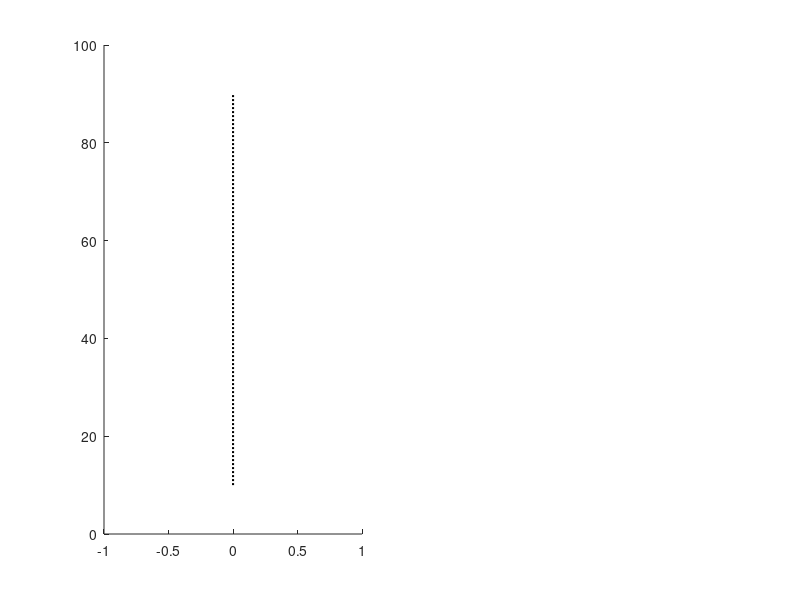

Reproduce this figure in MATLAB. (Note: this script raises an error after producing the figure.)
%%
% Compares continuous L/R discrimination during the delay period,
% calcluated on short/medium/long delay trials independently
%% %%%%%% PREAMBLE %%%%%%

clear
Delays_ = {'Short','Medium','Long'};
Delays__ = {'4s','8s','16s'};

Target = 'LONG';

tlimsAll = [-5 5];
tlimsShort=[-5 6];
tlimsMedium=[-5 10];
tlimsLong=[-5 20];

shift = 0;
plotOnline = false;
bw=0.05;
Nbs = 500;

tbShort=tlimsShort(1):bw:tlimsShort(2);
tbMedium=tlimsMedium(1):bw:tlimsMedium(2);
tbLong=tlimsLong(1):bw:tlimsLong(2);
tbAll = tlimsAll(1):bw:tlimsAll(2);%0:bw:2*sum(abs(tlimsAll));

clear Av
warning ('off')
if ispc
    pat = 'C:\Analysis\AssemblyAnalysis\raw\';
elseif ismac
    pat = '/Volumes/HDD2/DNMTP/raw/';
else
    path(path,'/panfs/panasas01/phph/ad15419/MATLAB')
    home = getenv('HOME');
    cd ([home '/MATLAB/MichalDataAna'])
    pat = [home '/raw/'];
end

fileList = dir([pat 'allTimestamps' filesep '*' Target '*.mat']);

fileListAss = fileList;

% reject_list={'MiroslawLONG1_Events.mat', 'NorbertLONG2_Events.mat', 'OnufryLONG1_Events.mat' , 'OnufryLONG2_Events.mat' }; %'ALL_events.mat'
reject_list={'MiroslawLONG1_Events.mat','IreneuszLONG1_Events.mat'}; %'ALL_events.mat'
name_flag=zeros(numel(fileList),1);
for idx=1:numel(fileList)
    fnames_{idx,1}=fileList(idx).name;
    name_flag(idx,1)= logical(sum(ismember(reject_list,fileList(idx).name))); %AD inverted logical flag for testing
end
try
    fileListAss(find(name_flag))=[];% fnames_(name_flag)=[];
    fileList(find(name_flag))=[];% fnames_(name_flag)=[];
end
clear  reject_list idx fnames_ name_flag

normaliseFscores = false;
UnitSelection = 'pairs'; %{'pairs','groups'}
groupSize = 8;
normWin = [-5 -3];
Areas = {'PFC','HP','Joint'};
color_={'b','r','g'};

AssemblyChoice = 2;
% 1 - lever press cutouts
% 2 - trial cutouts (cue to reward inclusive)
% 3 - continuous time
switch AssemblyChoice
    case 1
        pat2 = [pat 'KDE_bins' filesep Target filesep];
    case 2
        pat2 = [pat 'KDE_binsTaskonly' filesep 'LONGTaskonly' filesep];
    case 3
        pat2 = 'C:\Analysis\AssemblyAnalysis\Sleep\Task\';
end
mkdir([pat 'MixedSelectivity'])

MemberClasses ={'NonMembers','LocalMembers','JointMembers'};
MemberClasses_ ={'Non-members','Local Assembly Members','Inter-area Assembly Members'};
col_ ={[0.6 0.6 0.6],[0.9 0.6 0],[0.6 0 0.6]};
%% Batch process units
for iFile =1:length(fileList)
    fname=strtok(fileList(iFile).name,'_');
    
    load(sprintf('%sallTimestamps%s%s_Events.mat',pat,filesep,fname));
    load(sprintf('%s%s%s.mat',pat,filesep,fname));
    nu = [length(PFCcells),length(HPcells)];nu(3)= sum(nu);
    
    for iArea = 1:length(Areas)
        %% Get the files
        fprintf('Analysing run %d/%d %s (%s)...\n',iFile,length(fileList),fname,Areas{iArea})
        if iArea < 3
            % load(sprintf('%sKDE_bins%s%s_%s_iFR50.mat',pat,filesep,fname,Areas{iArea}));
            load(sprintf('%sKDE_binsTaskonly%s%s_%s_iFR50_behavOnly.mat',pat,filesep, fname,Areas{iArea}));
            iFR_ = iFR;
        else
            U_{1} = load(sprintf('%sKDE_binsTaskonly%s%s_%s_iFR50_behavOnly.mat',pat,filesep, fname,Areas{1}));
            U_{2} = load(sprintf('%sKDE_binsTaskonly%s%s_%s_iFR50_behavOnly.mat',pat,filesep, fname,Areas{2}));
            iFR_ = [U_{1}.iFR,U_{2}.iFR];
            Tmtx = U_{1}.Tmtx;
            clear U_
        end
       
        % iFR_ = zscore(iFR_);
        %% Delay period decoding for units
        for iDelay =1:length(Delays_)
            
            eval(sprintf('LeftTrials = [t.%s.SamplePress_LeftCorrect];',Delays_{iDelay}));
            eval(sprintf('RightTrials = [t.%s.SamplePress_RightCorrect];',Delays_{iDelay}));
            eval(sprintf('LeftTrialsE = [t.%s.SamplePress_LeftError''];',Delays_{iDelay}));
            eval(sprintf('RightTrialsE = [t.%s.SamplePress_RightError''];',Delays_{iDelay}));
            eval(sprintf('tlims_X = tlims%s;',Delays_{iDelay}));
            length_ = sum(abs(tlims_X))/bw;
            eval(sprintf('tb_ = tb%s;',Delays_{iDelay}))
            
            Ltrials = [];nL = 0;
            for iTrial =1:size(LeftTrials,1)
                try
                    tlims_  = LeftTrials(iTrial,1)/1e6+tlims_X(1);
                    tlims_  = closest(Tmtx,tlims_);
                    tlims_  = [tlims_(1):(tlims_(1)+length(tb_)-1)];
                    Ltrials = [Ltrials;iFR_(tlims_,:)];
                    nL=nL+1;
                end
            end
            Rtrials = [];nR = 0;
            for iTrial =1:size(RightTrials,1)
                try
                    tlims_  = RightTrials(iTrial,1)/1e6+tlims_X(1) + shift;
                    tlims_  = closest(Tmtx,tlims_);
                    tlims_  = [tlims_(1):(tlims_(1)+length(tb_)-1)];
                    Rtrials = [Rtrials;iFR_(tlims_,:)];
                    nR=nR+1;
                end
            end
            LtrialsE = [];nLe = 0;
            for iTrial =1:size(LeftTrialsE,1)
                try
                    tlims_  = LeftTrialsE(iTrial,1)/1e6+tlims_X(1) + shift;
                    tlims_ = closest(Tmtx,tlims_);
                    tlims_  = [tlims_(1):(tlims_(1)+length(tb_)-1)];
                    LtrialsE = [LtrialsE;iFR_(tlims_,:)];
                    nLe=nLe+1;
                end
            end
            RtrialsE = [];nRe = 0;
            for iTrial =1:size(RightTrialsE,1)
                try
                    tlims_  = RightTrialsE(iTrial,1)/1e6+tlims_X(1) + shift;
                    tlims_ = closest(Tmtx,tlims_);
                    tlims_  = [tlims_(1):(tlims_(1)+length(tb_)-1)];
                    RtrialsE = [RtrialsE;iFR_(tlims_,:)];
                    nRe=nRe+1;
                end
            end
            
            %%%% Cross-validation error decoder (correct trials)
            if nL>2 && nR>2
                fprintf('File [%d/%d], %s Units, %s delay: Decoding correct trials...\n',iFile,length(fileList),Areas{iArea},Delays_{iDelay})
                FR = [Ltrials;Rtrials];
                evt0 = [ones(nL,1);2*ones(nR,1)];
                Ltr = length(tb_);
                switch UnitSelection
                    case 'groups' % decode from drawn groupings of units
                        %if size(Ltrials,2)==min(nu), nrep=1; else nrep=10; end
                        nrep=10;
                        CVE = cell(nrep,1);
                        parfor i=1:nrep
                            if iArea<3
                                rs{i} = randsample(size(Ltrials,2),groupSize);
                            else
                                 rs{i} = [randsample(nu(1),floor(groupSize/2));...
                                          randsample(nu(2),ceil(groupSize/2))+nu(1)];
                            end
                            CVE{i,1} = DecodeCVE(FR(:,rs{i}),evt0,0.05);
                        end
                        
                    case 'pairs' % Average decoding across all pairs of units
                        CVE = cell(nu(iArea),nu(iArea));
                        fprintf('Decoding pair: ')
                        if iArea<3
                            for i =1:nu(iArea)
                                fprintf('%d,',i)
                                parfor j =i+1:nu(iArea)
                                    CVE{i,j} = DecodeCVE(FR(:,[i,j]),evt0,0.05);
                                end
                            end
                        else
                            for i =1:nu(1)
                                fprintf('%d,',i)
                                parfor j = nu(1)+1:nu(3)
                                    CVE{i,j} = DecodeCVE(FR(:,[i,j]),evt0,0.05);
                                end
                            end
                        end
                        fprintf('\n,',i)
                end
                D_.CVE_raw = CVE;
                D_.CVE = nanmean(cell2mat(CVE(:)),1);
                D_.CVE_SEM = nansem(cell2mat(CVE(:)),1);
                clear CVE
                %hold on; plot(1-D_.CVE+D_.CVE_SEM);plot(1-D_.CVE-D_.CVE_SEM);
                clear  evt0 FR cve0 b k cve0 i CVEbs cves nrep tr
            end
            if exist('D_')
                eval(sprintf('D.%s.DelaySpan =  D_;',Delays_{iDelay}))
            end
            clear D_
            
            %%%% Cross-validation error decoder (error trials)
            if nLe>2 && nRe>2 && nL>2 && nR>2
                fprintf('File [%d/%d], %s Units, %s delay: Decoding error trials...\n',iFile,length(fileList),Areas{iArea},Delays_{iDelay})
                FR = [Ltrials;Rtrials;LtrialsE;RtrialsE];
                evt0 = [ones(nL,1);2*ones(nR,1);10*ones(nLe,1);20*ones(nRe,1)];
                Ltr = length(tb_);
                switch UnitSelection
                    case 'groups' % decode from drawn groupings of units
                        fprintf('File [%d/%d], %s Units, %s delay: Decoding error trials...\n',iFile,length(fileList),Areas{iArea},Delays_{iDelay})

                        %if size(Ltrials,2)==min(nu), nrep=1; else nrep=10; end
                        nrep=10;
                        FR = [LtrialsE;RtrialsE];
                        evt0 = [ones(nLe,1);2*ones(nRe,1)];
                        CVE = cell(nrep,1);
                        parfor i=1:nrep
                            CVE{i,1} = DecodeCVE(FR(:,rs{i}),evt0,0.05);
                        end
                        
                        FR = [Ltrials;Rtrials;LtrialsE;RtrialsE];
                        evt0 = [ones(nL,1);2*ones(nR,1);10*ones(nLe,1);20*ones(nRe,1)];
                        PredErr = cell(nrep,1);
                        parfor i=1:nrep
                            PredErr{i,1} = DecodePredErr(FR(:,rs{i}),evt0,0.05);
                        end
                        
                    case 'pairs' % Average decoding across all pairs of units
                        % CVE on error trials 
                        FR = [LtrialsE;RtrialsE];
                        evt0 = [ones(nLe,1);2*ones(nRe,1)];
                        CVE = cell(nu(iArea),nu(iArea));
                        fprintf('Decoding pair: ')
                        if iArea<3
                            for i =1:nu(iArea)
                                fprintf('%d,',i)
                                parfor j =i+1:nu(iArea)
                                    CVE{i,j} = DecodeCVE(FR(:,[i,j]),evt0,0.05);
                                end
                            end
                        else
                            for i =1:nu(1)
                                fprintf('%d,',i)
                                parfor j = nu(1)+1:nu(3)
                                    CVE{i,j} = DecodeCVE(FR(:,[i,j]),evt0,0.05);
                                end
                            end
                        end
                        fprintf('\n,',i)                          
                        % Prediction error on error trials 
                        FR = [Ltrials;Rtrials;LtrialsE;RtrialsE];
                        evt0 = [ones(nL,1);2*ones(nR,1);10*ones(nLe,1);20*ones(nRe,1)];
                        PredErr = cell(nu(iArea),nu(iArea));
                        fprintf('Decoding pair: ')
                        if iArea<3
                            for i =1:nu(iArea)
                                fprintf('%d,',i)
                                parfor j =i+1:nu(iArea)
                                    PredErr{i,j} = DecodePredErr(FR(:,[i,j]),evt0,0.05);
                                end
                            end
                        else
                            for i =1:nu(1)
                                fprintf('%d,',i)
                                parfor j =nu(1)+1:nu(3)
                                    PredErr{i,j} = DecodePredErr(FR(:,[i,j]),evt0,0.05);
                                end
                            end  
                        end
                        fprintf('\n,',i)
                end
                
                D_.CVE_raw = CVE;
                D_.CVE = nanmean(cell2mat(CVE(:)),1);
                D_.CVE_SEM = nansem(cell2mat(CVE(:)),1);
                D_.PredErr_raw = PredErr;
                D_.PredErr = nanmean(cell2mat(PredErr(:)),1);
                D_.PredErr_SEM = nansem(cell2mat(PredErr(:)),1);
                clear rs evt0 Ltr FR cve0 b k cve0 i CVEbs cves nrep tr
                
            end
            if exist('D_')
                eval(sprintf('D.%s.DelaySpan_err =  D_;',Delays_{iDelay}))
            end
            clear D_
            
            clear Ltrials nL Rtrials nR LeftTrials RightTrials iTrial
        end
        %% Save results
        if exist('D')
            
            fnOut = sprintf('%sMixedSelectivity%s%s_%s_DelayDecoding_Units_%s.mat',pat,filesep,fname,Areas{iArea},UnitSelection);
            save(fnOut,'D','tbShort','tbMedium','tbLong','-v7.3');
            fprintf('Done.\n')
            clear D
        end
    end
end
% clearvars -except pat2 Nbs AssemblyChoice color_ Delays__ Delays_ bw tlimsShort tlimsMedium tlimsLong tbShort tbAll tbShort tbMedium tbLong tbANOVA  pat fileList fileListAss Areas tlimsANOVA tlimsAll tbShort tbMedium tbLong  shift normaliseFscores normWin %% Batch Process assemblies
%% Batch process assemblies
for iFile =1:length(fileListAss)
    %% Get the files
    fname=strtok(fileListAss(iFile).name,'_');
    load(sprintf('%sallTimestamps%s%s_Events.mat',pat,filesep,fname));
    fprintf('Analysing run %d/%d %s ...',iFile,length(fileList),fname)
    switch AssemblyChoice
        case 1
            Ass = load(sprintf('%s%s_iFR50_FSC.mat',pat2,fname));
        case 2
            Ass = load(sprintf('%s%s_iFR50_behavOnly_FSC.mat',pat2,fname));
        case 3
            Ass = load(sprintf('%s%s_iFR50_Task_FSC.mat',pat2,fname));
    end
    
    %%  Delay decoding for assemblies
    for iDelay = 1:length(Delays_)
        eval(sprintf('LeftTrials = [t.%s.SamplePress_LeftCorrect];',Delays_{iDelay}));
        eval(sprintf('RightTrials = [t.%s.SamplePress_RightCorrect];',Delays_{iDelay}));
        eval(sprintf('LeftTrialsE = [t.%s.SamplePress_LeftError''];',Delays_{iDelay}));
        eval(sprintf('RightTrialsE = [t.%s.SamplePress_RightError''];',Delays_{iDelay}));
        eval(sprintf('tlims_X = tlims%s;',Delays_{iDelay}));
        length_ = sum(abs(tlims_X))/bw;
        eval(sprintf('tb_ = tb%s;',Delays_{iDelay}))
        for iArea = 1:length(Ass.FSCsel)
            
            FSC = Ass.FSCsel{iArea};
            if ~isempty(FSC)
                
                Ltrials = [];nL = 0;
                for iTrial =1:size(LeftTrials,1)
                    try
                        tlims_  = LeftTrials(iTrial,1)/1e6+tlims_X(1);
                        tlims_ = closest(Ass.Tmtx,tlims_);
                        tlims_  = [tlims_(1):(tlims_(1)+length(tb_)-1)];
                        Ltrials = [Ltrials;FSC(tlims_,:)];
                        nL=nL+1;
                    end
                end
                
                Rtrials = [];nR = 0;
                for iTrial =1:size(RightTrials,1)
                    try
                        tlims_  = RightTrials(iTrial,1)/1e6+tlims_X(1);
                        tlims_ = closest(Ass.Tmtx,tlims_);
                        tlims_  = [tlims_(1):(tlims_(1)+length(tb_)-1)];
                        
                        Rtrials = [Rtrials;FSC(tlims_,:)];
                        nR=nR+1;
                    end
                end
                
                LtrialsE = [];nLe = 0;
                for iTrial =1:size(LeftTrialsE,1)
                    try
                        tlims_  = LeftTrialsE(iTrial,1)/1e6+tlims_X(1);
                        tlims_ = closest(Ass.Tmtx,tlims_);
                        tlims_  = [tlims_(1):(tlims_(1)+length(tb_)-1)];
                        
                        LtrialsE = [LtrialsE;FSC(tlims_,:)];
                        nLe=nLe+1;
                    end
                end
                
                RtrialsE = [];nRe = 0;
                for iTrial =1:size(RightTrialsE,1)
                    try
                        tlims_  = RightTrialsE(iTrial,1)/1e6+tlims_X(1);
                        tlims_ = closest(Ass.Tmtx,tlims_);
                        tlims_  = [tlims_(1):(tlims_(1)+length(tb_)-1)];
                        
                        RtrialsE = [RtrialsE;FSC(tlims_,:)];
                        nRe=nRe+1;
                    end
                end
                
                
                
                % Cross-validation error decoder (correct trials)
                %                 if nL>2 && nR>2
                
                FSC_ = [Ltrials;Rtrials];
                evt0 = [ones(nL,1);2*ones(nR,1)];
                Ltr = length(tb_);
                nAss_ = cellfun(@(x)size(x,2),Ass.FSCsel);
                % remove zero entries
                idx = nAss_>0;
                nAss_(~idx) = min(nAss_(idx));
                
                
                % Prediction error for cross-validation decoder
                %                     if size(Ltrials,2)==min(nAss_), nrep=1; else nrep=10; end
                %                     %                  nrep=1;
                %                     for i=1:nrep
                %                         rs{i} = randsample(size(Ltrials,2),min(nAss_));
                %                         D_.DelaySpan{iArea}.CVE(i,:) = DecodeCVE_mex(FSC_(:,rs{i}),evt0,0.05);
                %                     end
                %                     D_.DelaySpan{iArea}.CVE = nanmean(D_.DelaySpan{iArea}.CVE,1);
                
                CVE = cell(nAss_(iArea),nAss_(iArea));
                for i =1:nAss_(iArea)
                    parfor j =1:nAss_(iArea)
                        [i j]
                        if i~=j
                            CVE{i,j} = DecodeCVE_mex(FSC_(:,[i,j]),evt0,0.05);
                        end
                    end
                end
                D_.DelaySpan{iArea}.CVE_raw = CVE;
                D_.DelaySpan{iArea}.CVE = nanmean(cell2mat(CVE(:)),1);
                D_.DelaySpan{iArea}.CVE_SEM = nansem(cell2mat(CVE(:)),1);
                clear CVE
                clear rs nAss idx evt0 Ltr FR cve0 b k cve0 i CVEbs cves nrep tr
                %                 end
                
                
                
                
                
                % Cross-validation error decoder (error trials)
                %                 if nLe>2 && nRe>2
                
                FSC_ = [Ltrials;Rtrials;LtrialsE;RtrialsE];
                evt0 = [ones(nL,1);2*ones(nR,1);10*ones(nLe,1);20*ones(nRe,1)];
                Ltr = length(tb_);
                nAss_ = cellfun(@(x)size(x,2),Ass.FSCsel);
                % remove zero entries
                idx = nAss_>0;
                nAss_(~idx) = min(nAss_(idx));
                
                
                % Prediction error for cross-validation decoder
                %                     if size(Ltrials,2)==min(nAss_), nrep=1; else nrep=10; end
                %                     %                  nrep=1;
                %                     for i=1:nrep
                %                         rs{i} = randsample(size(Ltrials,2),min(nAss_));
                %                         D_.DelaySpan{iArea}.CVE_err(i,:)=DecodePredErr(FSC_(:,rs{i}),evt0,0.05);
                %                     end
                %                     D_.DelaySpan{iArea}.CVE_err = nanmean(D_.DelaySpan{iArea}.CVE_err,1);
                
                
                CVE = cell(nAss_(iArea),nAss_(iArea));
                for i =1:nAss_(iArea)
                    parfor j =1:nAss_(iArea)
                        [i j]
                        if i~=j
                            CVE{i,j} = DecodeCVE_mex(FSC_(:,[i,j]),evt0,0.05);
                        end
                    end
                end
                D_.DelaySpan{iArea}.CVE_err_raw = CVE;
                D_.DelaySpan{iArea}.CVE_err = nanmean(cell2mat(CVE(:)),1);
                D_.DelaySpan{iArea}.CVE_err_SEM = nansem(cell2mat(CVE(:)),1);
                clear CVE
                clear rs nAss idx evt0 Ltr FR cve0 b k cve0 i CVEbs cves nrep tr
                %                 end
                
            end
        end
        if exist('D_')
            eval(sprintf('D_Ass.%s.DelaySpan =  D_.DelaySpan;',Delays_{iDelay}))
        end
        clear D_ Ltrials nL Rtrials nR LeftTrials RightTrials iTrial
    end
    
    %% Save
    if exist('D_Ass')
        
        fnOut = sprintf('%sMixedSelectivity%s%s_DelayDecoding_Ass.mat',pat,filesep,fname);
        save(fnOut,'D_Ass','tbShort','tbMedium','tbLong','-v7.3');
        fprintf('Done.\n')
        clear D_Ass
    end
end
% clearvars -except pat2 Nbs AssemblyChoice color_ Delays_ bw tbShort tbAll tbMedium tbLong tbANOVA  pat fileList fileListAss Areas tlimsANOVA tlimsAll tbShort tbMedium tbLong  shift normaliseFscores normWin
%% batch import unit data for meta-analysis and plotting
% Import
clear D_
for iArea = 1:length(Areas)
    
    for iFile =1:length(fileList)
        
        fname=strtok(fileList(iFile).name,'_');
        fnIn = sprintf('%sMixedSelectivity\\%s_%s_DelayDecoding_Units_%s.mat',pat,fname,Areas{iArea},UnitSelection);
        load(fnIn ,'D');
        
        if strcmp(UnitSelection,'pairs')  %% Get the assembly membership info
           
            fname=strtok(fileListAss(iFile).name,'_');
            fprintf('Loading Assemblies %d/%d %s ...\n',iFile,length(fileList),fname)
            % for assemblies describing whole task period (cue  - reward)
            switch AssemblyChoice
                case 1
                    load(sprintf('%s%s%s_iFR50_FSC.mat',pat2,filesep,fname),'units','nu');
                    %             load(sprintf('%s%s%s_iFR50_AssemRes2.mat',pat2,filesep,fname),'usel_out');
                    usel_out=SelCells(sprintf('%sKDE_binsTaskonly%s%s_PFC_iFR50_behavOnly.mat',pat,filesep, fname));
                case 2
                    load(sprintf('%s%s_iFR50_BehavOnly_FSC.mat',pat2,fname),'units','nu','FSCsel','Tmtx');
                    load(sprintf('%s%s_iFR50_BehavOnly_AssemRes2.mat',pat2,fname),'usel_out');
                case 3
                    load(sprintf('%s%s%s_iFR50_Task_FSC.mat',pat2,filesep,fname),'units','nu');
                    %             load(sprintf('%s%s%s_iFR50_Task_AssemRes2.mat',pat2,filesep,fname),'usel_out');
                    usel_out=SelCells(sprintf('%sKDE_binsTaskonly%s%s_PFC_iFR50_behavOnly.mat',pat,filesep, fname));
            end
            Ass.usel_out    = usel_out;
            Ass.FSC         = FSCsel;
            Ass.Tmtx        = Tmtx;
            Ass.usel_out{3} = [Ass.usel_out{1},Ass.usel_out{2}+nu(1)];
            Ass.units       = units;
            Ass.nu = nu; Ass.nu(3) = sum(Ass.nu(1:2));
            % Check that inter-area assemblies actually span the two areas
            if ~isempty(Ass.FSC{3})
                nAss = length(Ass.units{3});
                idx = false(nAss,1);
                for iAss = 1:nAss
                    U_ = Ass.usel_out{3}(Ass.units{3}{iAss});
                    
                    if  min(U_)>max(Ass.usel_out{1})
                        idx(iAss) = true;
                    end
                    Ass.units{3}(idx)=[];
                    Ass.FSC{3}(:,idx)=[];
                    
                end
                
            end
            for iArea_ = 1:3
                Ass.LocalMembers{iArea_}    = unique(cell2mat(Ass.units{iArea_}));
            end
            
            
            Ass.LocalMembers{1} = setdiff(Ass.LocalMembers{1}, Ass.LocalMembers{3}(Ass.LocalMembers{3}<=Ass.nu(1)));
            Ass.LocalMembers{2} = setdiff(Ass.LocalMembers{2}, Ass.LocalMembers{3}(Ass.LocalMembers{3}>Ass.nu(1))-Ass.nu(1));
            for iArea_ = 1:2
                Ass.JointMembers{iArea_} = setdiff(unique(cell2mat(Ass.units{iArea_})),Ass.LocalMembers{iArea_});
                Ass.NonMembers{iArea_}   = setdiff(1:Ass.nu(iArea_),[Ass.LocalMembers{iArea_},Ass.JointMembers{iArea_}]);
            end
            for iArea_ = 1:2
                Ass.NonMembers{iArea_}   = Ass.usel_out{iArea_}(Ass.NonMembers{iArea_});
                Ass.LocalMembers{iArea_} = Ass.usel_out{iArea_}(Ass.LocalMembers{iArea_});
                Ass.JointMembers{iArea_} = Ass.usel_out{iArea_}(Ass.JointMembers{iArea_});
            end
            
            for iArea_ = 1:2
                %Membership_{iArea_} = -ones( Ass.nu(iArea_),1);
                Membership_{iArea_} = -ones(nu(iArea_),1);
                Membership_{iArea_}(Ass.NonMembers{iArea_})=0;
                Membership_{iArea_}(Ass.LocalMembers{iArea_})=1;
                Membership_{iArea_}(Ass.JointMembers{iArea_})=2;
                Membership_{iArea_}(setdiff(1:nu(iArea_),Ass.usel_out{iArea_}))=[];
            end

            for iArea_ = 1:2
                % Pad this out to ensure that there's an entry even if there's no detected assembly
                LocalMembersMatrix_{iArea_} = nan(Ass.nu(iArea_),length(Ass.units{iArea_})+1);
                if ~isempty(Ass.units{iArea_})
                    for iAss=1:length(Ass.units{iArea_})
                        LocalMembersMatrix_{iArea_}(:,iAss+1)=ismember(1:Ass.nu(iArea_),Ass.units{iArea_}{iAss});
                    end
                end
                
                JointMembersMatrix_{iArea_} = nan(Ass.nu(iArea_),length(Ass.units{3})+1);
                for iAss=1:length(Ass.units{3})
                    if ~isempty(Ass.units{3})
                        units_ = Ass.units{3}{iAss};
                        if iArea_==1
                            JointMembersMatrix_{iArea_}(:,iAss+1)=ismember(1:Ass.nu(iArea_), units_(units_<=Ass.nu(1)));
                        else
                            JointMembersMatrix_{iArea_}(:,iAss+1)=ismember(1:Ass.nu(iArea_), units_(units_>Ass.nu(1))-Ass.nu(1));
                        end
                    end
                    
                end
            end
            iArea_ = 3;
            JointMembersMatrix_{iArea_} = nan(Ass.nu(iArea_),length(Ass.units{3})+1);
            for iAss=1:length(Ass.units{3})
                if ~isempty(Ass.units{3})
                    units_ = Ass.units{3}{iAss};
                    JointMembersMatrix_{iArea_}(:,iAss+1)=ismember(1:Ass.nu(iArea_), units_);
                end
            end
            clear units usel_out nu FSCsel Tmtx  iFR noPFC idx nAss U_ iAss
            nu = cellfun(@length,Membership_);nu(3) = sum(nu);
        end
        
        for iDelay = 1:length(Delays_)
            
            try
                eval(sprintf('D_.%s.DelaySpan.CVE{iArea}(:,iFile)      = D.%s.DelaySpan.CVE;',Delays_{iDelay},Delays_{iDelay}))
            catch
                eval(sprintf('D_.%s.DelaySpan.CVE{iArea}(:,iFile)      = nan(length(tb%s),1);',Delays_{iDelay},Delays_{iDelay}))
            end
            try
                eval(sprintf('D_.%s.DelaySpan_err.CVE{iArea}(:,iFile)      = D.%s.DelaySpan_err.CVE;',Delays_{iDelay},Delays_{iDelay}))
                eval(sprintf('D_.%s.DelaySpan_err.PredErr{iArea}(:,iFile)  = D.%s.DelaySpan_err.PredErr;',Delays_{iDelay},Delays_{iDelay}))
            catch
                eval(sprintf('D_.%s.DelaySpan_err.CVE{iArea}(:,iFile)      = nan(length(tb%s),1);',Delays_{iDelay},Delays_{iDelay}))
                eval(sprintf('D_.%s.DelaySpan_err.PredErr{iArea}(:,iFile)  = nan(length(tb%s),1);',Delays_{iDelay},Delays_{iDelay}))
            end
            
            if strcmp(UnitSelection,'pairs')
                clear temp
                eval(sprintf('temp.CVE_Raw     = D.%s.DelaySpan.CVE_raw;',Delays_{iDelay}))
                try
                    eval(sprintf('temp.CVE_RawErr  = D.%s.DelaySpan_err.CVE_raw;',Delays_{iDelay}))
                    eval(sprintf('temp.CVE_PredErr = D.%s.DelaySpan_err.PredErr_raw;',Delays_{iDelay}))
                end

                if iArea<3
                    
                    % stash results specifically of NON assembly members
                    % ...get indices of nonmembers
                    lookup_ = [];
                    members_ = find(Membership_{iArea}==0);
                    for i = 1:length(members_)
                        for j = 1:length(members_)
                            if i~=j 
                                lookup_= [lookup_;[members_(i),members_(j)]];
                            end
                        end
                    end
                    if ~isempty(lookup_)
                        lookup_ = sub2ind(size(temp.CVE_Raw),lookup_(:,1),lookup_(:,2));
                        eval(sprintf('D_.%s.DelaySpan.CVEnonMembers{iArea}(:,iFile)= nanmean(cell2mat({temp.CVE_Raw{lookup_}}''),1);',Delays_{iDelay}))
                        try
                            eval(sprintf('D_.%s.DelaySpan.CVEErrnonMembers{iArea}(:,iFile)  = nanmean(cell2mat({temp.CVE_RawErr{lookup_}}''),1);',Delays_{iDelay}))
                            eval(sprintf('D_.%s.DelaySpan.PredErrnonMembers{iArea}(:,iFile) = nanmean(cell2mat({temp.CVE_PredErr{lookup_}}''),1);',Delays_{iDelay}))
                        end
                    else
                        eval(sprintf('D_.%s.DelaySpan.CVEnonMembers{iArea}(:,iFile)= nan(length(tb%s),1);',Delays_{iDelay},Delays_{iDelay}))
                        eval(sprintf('D_.%s.DelaySpan.CVEErrnonMembers{iArea}(:,iFile)= nan(length(tb%s),1);',Delays_{iDelay},Delays_{iDelay}))
                        eval(sprintf('D_.%s.DelaySpan.PredErrnonMembers{iArea}(:,iFile)= nan(length(tb%s),1);',Delays_{iDelay},Delays_{iDelay}))
                    end
                    
                    % stash results specifically of LOCAL assembly members
                    % ...get indices of local members
                    lookup_ = [];
                    for iAss=1:size(LocalMembersMatrix_{iArea},2)-1
                       members_ = find(LocalMembersMatrix_{iArea}(:,iAss+1));
                       for i = 1:length(members_)
                           for j = 1:length(members_)
                               if i~=j
                                    lookup_= [lookup_;[members_(i),members_(j)]];
                               end
                           end
                       end
                    end
                    if ~isempty(lookup_)
                        lookup_ = sub2ind(size(temp.CVE_Raw),lookup_(:,1),lookup_(:,2));
                        eval(sprintf('D_.%s.DelaySpan.CVElocalMembers{iArea}(:,iFile)= nanmean(cell2mat({temp.CVE_Raw{lookup_}}''),1);',Delays_{iDelay}))
                        try
                            eval(sprintf('D_.%s.DelaySpan.CVEErrlocalMembers{iArea}(:,iFile)  = nanmean(cell2mat({temp.CVE_RawErr{lookup_}}''),1);',Delays_{iDelay}))
                            eval(sprintf('D_.%s.DelaySpan.PredErrlocalMembers{iArea}(:,iFile) = nanmean(cell2mat({temp.CVE_PredErr{lookup_}}''),1);',Delays_{iDelay}))
                        end
                    else
                        eval(sprintf('D_.%s.DelaySpan.CVElocalMembers{iArea}(:,iFile)= nan(length(tb%s),1);',Delays_{iDelay},Delays_{iDelay}))
                        eval(sprintf('D_.%s.DelaySpan.CVEErrlocalMembers{iArea}(:,iFile)= nan(length(tb%s),1);',Delays_{iDelay},Delays_{iDelay}))
                        eval(sprintf('D_.%s.DelaySpan.PredErrlocalMembers{iArea}(:,iFile)= nan(length(tb%s),1);',Delays_{iDelay},Delays_{iDelay}))
                    end
                    
                    % stash results specifically of JOINT assembly members
                    % ...get indices of joint members
                    lookup_ = [];
                    for iAss=1:size(JointMembersMatrix_{iArea},2)-1
                       members_ = find(JointMembersMatrix_{iArea}(:,iAss+1));
                       for i = 1:length(members_)
                           for j = 1:length(members_)
                               if i~=j
                                    lookup_= [lookup_;[members_(i),members_(j)]];
                               end
                           end
                       end
                    end
                    if ~isempty(lookup_)
                        lookup_ = sub2ind(size(temp.CVE_Raw),lookup_(:,1),lookup_(:,2));
                        eval(sprintf('D_.%s.DelaySpan.CVEjointMembers{iArea}(:,iFile)= nanmean(cell2mat({temp.CVE_Raw{lookup_}}''),1);',Delays_{iDelay}))
                        try
                            eval(sprintf('D_.%s.DelaySpan.CVEErrjointMembers{iArea}(:,iFile) = nanmean(cell2mat({temp.CVE_RawErr{lookup_}}''),1);',Delays_{iDelay}))
                            eval(sprintf('D_.%s.DelaySpan.PredErrjointMembers{iArea}(:,iFile)= nanmean(cell2mat({temp.CVE_PredErr{lookup_}}''),1);',Delays_{iDelay}))
                        end
                    else
                        eval(sprintf('D_.%s.DelaySpan.CVEjointMembers{iArea}(:,iFile)     = nan(length(tb%s),1);',Delays_{iDelay},Delays_{iDelay}))
                        eval(sprintf('D_.%s.DelaySpan.CVEErrjointMembers{iArea}(:,iFile)  = nan(length(tb%s),1);',Delays_{iDelay},Delays_{iDelay}))
                        eval(sprintf('D_.%s.DelaySpan.PredErrjointMembers{iArea}(:,iFile) = nan(length(tb%s),1);',Delays_{iDelay},Delays_{iDelay}))
                    end
                
                else
                    % stash results specifically of NON assembly members
                    % ...get indices of nonmembers
                    lookup_ = [];
                    members_ = find([Membership_{1};Membership_{2}]==0); 
                    for i = 1:length(members_)
                        for j = 1:length(members_)
                            if i~=j && members_(i)<=nu(1) && members_(j)>nu(1)
                                lookup_= [lookup_;[members_(i),members_(j)]];
                            end
                        end
                    end
                    if ~isempty(lookup_)
                        lookup_ = sub2ind(size(temp.CVE_Raw),lookup_(:,1),lookup_(:,2));
                        eval(sprintf('D_.%s.DelaySpan.CVEnonMembers{iArea}(:,iFile)= nanmean(cell2mat({temp.CVE_Raw{lookup_}}''),1);',Delays_{iDelay}))
                        try
                            eval(sprintf('D_.%s.DelaySpan.CVEErrnonMembers{iArea}(:,iFile)  = nanmean(cell2mat({temp.CVE_RawErr{lookup_}}''),1);',Delays_{iDelay}))
                            eval(sprintf('D_.%s.DelaySpan.PredErrnonMembers{iArea}(:,iFile) = nanmean(cell2mat({temp.CVE_PredErr{lookup_}}''),1);',Delays_{iDelay}))
                        end
                    else
                        eval(sprintf('D_.%s.DelaySpan.CVEnonMembers{iArea}(:,iFile)= nan(length(tb%s),1);',Delays_{iDelay},Delays_{iDelay}))
                        eval(sprintf('D_.%s.DelaySpan.CVEErrnonMembers{iArea}(:,iFile)= nan(length(tb%s),1);',Delays_{iDelay},Delays_{iDelay}))
                        eval(sprintf('D_.%s.DelaySpan.PredErrnonMembers{iArea}(:,iFile)= nan(length(tb%s),1);',Delays_{iDelay},Delays_{iDelay}))
                    end
                    
                    % stash results specifically of JOINT assembly members
                    % ...get indices of joint members
                    lookup_ = [];
                    for iAss=1:size(JointMembersMatrix_{iArea},2)-1
                       members_ = find(JointMembersMatrix_{iArea}(:,iAss+1));
                       for i = 1:length(members_)
                           for j = 1:length(members_)
                               if i~=j && members_(i)<=nu(1) && members_(j)>nu(1)
                                    lookup_= [lookup_;[members_(i),members_(j)]];
                               end
                           end
                       end
                    end
                    if ~isempty(lookup_)
                        lookup_ = sub2ind(size(temp.CVE_Raw),lookup_(:,1),lookup_(:,2));
                        eval(sprintf('D_.%s.DelaySpan.CVEjointMembers{iArea}(:,iFile)= nanmean(cell2mat({temp.CVE_Raw{lookup_}}''),1);',Delays_{iDelay}))
                        try
                            eval(sprintf('D_.%s.DelaySpan.CVEErrjointMembers{iArea}(:,iFile) = nanmean(cell2mat({temp.CVE_RawErr{lookup_}}''),1);',Delays_{iDelay}))
                            eval(sprintf('D_.%s.DelaySpan.PredErrjointMembers{iArea}(:,iFile)= nanmean(cell2mat({temp.CVE_PredErr{lookup_}}''),1);',Delays_{iDelay}))
                        end
                    else
                        eval(sprintf('D_.%s.DelaySpan.CVEjointMembers{iArea}(:,iFile)     = nan(length(tb%s),1);',Delays_{iDelay},Delays_{iDelay}))
                        eval(sprintf('D_.%s.DelaySpan.CVEErrjointMembers{iArea}(:,iFile)  = nan(length(tb%s),1);',Delays_{iDelay},Delays_{iDelay}))
                        eval(sprintf('D_.%s.DelaySpan.PredErrjointMembers{iArea}(:,iFile) = nan(length(tb%s),1);',Delays_{iDelay},Delays_{iDelay}))
                    end
                    
                end
                
            end
            
            
            clear D_temp
            
            
        end
        
        clear D
    end
    
end
clear D Stability D_temp D_tempL D_tempR B bp
%% batch import Assem data for meta-analysis and plotting
for iFile = 1:length(fileListAss)
    try
        fname=strtok(fileListAss(iFile).name,'_');
        %         fnIn = sprintf('%s\\MixedSelectivity\\%s_DelayDecoding_Ass.mat',pat,fname);
        fnIn = sprintf('%s\\MixedSelectivity_LONG\\DelayDecoding\\%s_%s_DelayDecoding_Ass.mat',pat,fname,Areas{iArea});
        load(fnIn ,'D_Ass');
        
        for iArea = 1:3
            for iDelay = 1:length(Delays_)
                
                % L/R: Continuous decoding of Positional information - correct trials
                flag = 0;
                if eval(sprintf('isfield(D_Ass.%s,''DelaySpan'')',Delays_{iDelay}))
                    if eval(sprintf('~isempty(D_Ass.%s.DelaySpan{iArea})',Delays_{iDelay}))
                        flag = 1;
                        eval(sprintf('D_temp = D_Ass.%s.DelaySpan{iArea};',Delays_{iDelay}))
                        
                        try
                            eval(sprintf('D_Ass_.%s.DelaySpan.CVE{iArea}(:,iFile)      = D_temp.CVE;',Delays_{iDelay}))
                        catch
                            eval(sprintf('D_Ass_.%s.DelaySpan.CVE{iArea}(:,iFile)     = nan(length(tb%s),1);',Delays_{iDelay},Delays_{iDelay}))
                        end
                        try
                            eval(sprintf('D_Ass_.%s.DelaySpan.CVE_err{iArea}(:,iFile)      = D_temp.CVE_err;',Delays_{iDelay}))
                        catch
                            eval(sprintf('D_Ass_.%s.DelaySpan.CVE_err{iArea}(:,iFile)     = nan(length(tb%s),1);',Delays_{iDelay},Delays_{iDelay}))
                        end
                        
                        clear D_temp
                    end
                end
                
            end
        end
    catch
    end
end

%% Strip non-responders
for iDelay = 1:length(Delays_)
    for iArea = 1:length(Areas)
        try
            eval(sprintf('D_temp = D_.%s.DelaySpan.CVE{iArea};',Delays_{iDelay}))
            D_temp(:,sum(D_temp)==0)=NaN;
            D_temp(:,isnan(D_temp(1,:)))=[];
            eval(sprintf('D_.%s.DelaySpan.CVE{iArea} = D_temp;',Delays_{iDelay}))
        end
    end
    for iArea = 1:length(Areas)
        try
            eval(sprintf('D_temp = D_.%s.DelaySpan_err.CVE{iArea};',Delays_{iDelay}))
            D_temp(:,sum(D_temp)==0)=NaN;
            D_temp(:,isnan(D_temp(1,:)))=[];
            eval(sprintf('D_.%s.DelaySpan_err.CVE{iArea} = D_temp;',Delays_{iDelay}))
            eval(sprintf('D_temp = D_.%s.DelaySpan_err.PredErr{iArea};',Delays_{iDelay}))
            D_temp(:,sum(D_temp)==0)=NaN;
            D_temp(:,isnan(D_temp(1,:)))=[];
            eval(sprintf('D_.%s.DelaySpan_err.PredErr{iArea} = D_temp;',Delays_{iDelay}))
        end
    end
    
    %     for iArea = 1:3
    %         eval(sprintf('D_temp = D_Ass_.%s.DelaySpan.CVE{iArea};',Delays_{iDelay}))
    %         D_temp(:,sum(D_temp)==0)=NaN;
    %         D_temp(:,isnan(D_temp(1,:)))=[];
    %         eval(sprintf('D_Ass_.%s.DelaySpan.CVE{iArea} = D_temp;',Delays_{iDelay}))
    %
    %         eval(sprintf('D_temp = D_Ass_.%s.DelaySpan.CVE_err{iArea};',Delays_{iDelay}))
    %         D_temp(:,sum(D_temp)==0)=NaN;
    %         D_temp(:,isnan(D_temp(1,:)))=[];
    %         eval(sprintf('D_Ass_.%s.DelaySpan.CVE_err{iArea} = D_temp;',Delays_{iDelay}))
    %     end
end

%% Plot L/R decoding on correct trials for different delays overlaid - CVE vs CVEerr - units
alpha_ = 0.3;
figure;
col_delay = flipud(hsv(3));
for iArea =1:length(Areas)
    subplot(1,2,iArea);hold on
    for iDelay = 1:length(Delays_)
        eval(sprintf('tb = tb%s;',Delays_{iDelay}))

        plot([0 0],[10 90],':k','LineWidth',1.5,'HandleVisibility','off');%'g'
        plot(str2double(strtok(Delays__{iDelay},'s'))*[1 1],[10 90],'color',[col_delay(iDelay,:), 0.5],'LineWidth',1.5,'HandleVisibility','off')
        plot([min(tb) max(tb)],[50 50],':k','HandleVisibility','off')
        
        
       
        eval(sprintf('corr = (1-D_.%s.DelaySpan.CVE{iArea})*100;',Delays_{iDelay}));
        eval(sprintf('err = (1-D_.%s.DelaySpan_err.PredErr{iArea})*100;',Delays_{iDelay}));
%                 corr = smooth2a(corr,10,0);
%                 err = smooth2a(err,10,0);
        
%         plot(tb,corr,'color',[0 0 0 0.1])
%         plot(tb,err,'color',[1 0 0 0.1])
        
        mC = nanmean(corr,2);
        eC = nansem(corr,2);
        mE = nanmean(err,2);
        eE = nansem(err,2);
        
        ciplot(mC+eC,mC-eC,tb,col_delay(iDelay,:),alpha_)
%         ciplot(mE+eE,mE-eE,tb,col_delay(iDelay,:),alpha_)
        

        title(Areas{iArea})
        axis([-5 20 0 100])
        if iArea==1
            ylabel('% Correct decoding')
        else
            legend(Delays__,'Orientation','horizontal'); legend boxoff
        end
        xlabel('Time (s)')
    end
end

%% Plot L/R decoding on correct and errors - CVE vs CVEerr - units
alpha_ = 0.6;
for iArea =1:length(Areas)
    figure('name',['L/R decoding ',Areas{iArea}]);
    for iDelay = 1:length(Delays_)
        
        eval(sprintf('tb = tb%s;',Delays_{iDelay}))
        
        subplot(length(Delays_),1,iDelay);hold on
        eval(sprintf('corr = (1-D_.%s.DelaySpan.CVE{iArea})*100;',Delays_{iDelay}));
        eval(sprintf('err = (1-D_.%s.DelaySpan_err.CVE{iArea})*100;',Delays_{iDelay}));
        %         corr = smooth2a(corr,10,0);
        %         err = smooth2a(err,10,0);
        
        plot(tb,corr,'color',[0 0 0 0.1])
        plot(tb,err,'color',[1 0 0 0.1])
        
        mC = nanmean(corr,2);
        eC = nansem(corr,2);
        mE = nanmean(err,2);
        eE = nansem(err,2);
        
        ciplot(mC+eC,mC-eC,tb,'k',alpha_)
        ciplot(mE+eE,mE-eE,tb,'r',alpha_)
        
        [sig,crit] = permtest2vec(corr,err,500,0.05);
        
        a = nan(size(sig));a(sig)=1;
        plot(tb,repmat(105,length(tb),1),'color',[0.6 0.6 0.6 0.6],'LineWidth',3)
        plot(tb,a*105,'color',[0 0 0],'LineWidth',3)
        
        
        plot([0 0],[0 100],'g','LineWidth',1.5)
        plot(str2double(strtok(Delays__{iDelay},'s'))*[1 1],[0 100],'color',[0 0 0 0.1],'LineWidth',1.5)
        plot([min(tb) max(tb)],[50 50],':k')
        title(Delays_{iDelay})
        axis([-5 20 0 110])
        if iDelay==2
            ylabel('% Correct decoding')
        end
        xlabel('Time (s)')
    end
    legend({'Correct','Errors'})
end
%% Plot L/R decoding on correct and errors - CVE vs PredErr - units
alpha_ = 0.6;
for iArea =1:length(Areas)
    figure('name',['L/R decoding ',Areas{iArea}]);
    for iDelay = 1:length(Delays_)
        
        eval(sprintf('tb = tb%s;',Delays_{iDelay}))
        
        subplot(length(Delays_),1,iDelay);hold on
        eval(sprintf('corr = (1-D_.%s.DelaySpan.CVE{iArea})*100;',Delays_{iDelay}));
        eval(sprintf('err = (1-D_.%s.DelaySpan_err.PredErr{iArea})*100;',Delays_{iDelay}));
%                  corr = smooth2a(corr,10,0);
%                  err = smooth2a(err,10,0);
        
        plot(tb,corr,'color',[0 0 0 0.1])
        plot(tb,err,'color',[1 0 0 0.1])
        
        mC = nanmean(corr,2);
        eC = nansem(corr,2);
        mE = nanmean(err,2);
        eE = nansem(err,2);
        
        ciplot(mC+eC,mC-eC,tb,'k',alpha_)
        ciplot(mE+eE,mE-eE,tb,'r',alpha_)
        
        [sig,crit] = permtest2vec(corr,err,100,0.05);
        
        a = nan(size(sig));a(sig)=1;
        plot(tb,repmat(105,length(tb),1),'color',[0.6 0.6 0.6 0.6],'LineWidth',3)
        plot(tb,a*105,'color',[0 0 0],'LineWidth',3)
        
        
        plot([0 0],[0 100],'g','LineWidth',1.5)
        plot(str2double(strtok(Delays__{iDelay},'s'))*[1 1],[0 100],'color',[0 0 0 0.1],'LineWidth',1.5)
        plot([min(tb) max(tb)],[50 50],':k')
        title(Delays_{iDelay})
        axis([-5 20 0 110])
        if iDelay==2
            ylabel('% Correct decoding')
        end
        xlabel('Time (s)')
    end
    legend({'Correct','Errors'})
end
%% Plot delay-dependent decoding: separate assembly classes

alpha_ = 0.6;
for iArea =1:length(Areas)
    figure('name',['L/R decoding ',Areas{iArea}]);
    for iDelay = 1:length(Delays_)
        
        eval(sprintf('tb = tb%s;',Delays_{iDelay}))
        
        subplot(length(Delays_),1,iDelay);hold on
        eval(sprintf('corrNon   = (1-D_.%s.DelaySpan.CVEnonMembers{iArea})*100;',Delays_{iDelay}));
        if iArea<3
            eval(sprintf('corrLocal = (1-D_.%s.DelaySpan.CVElocalMembers{iArea})*100;',Delays_{iDelay}));
        end
        eval(sprintf('corrJoint = (1-D_.%s.DelaySpan.CVEjointMembers{iArea})*100;',Delays_{iDelay}));
%         eval(sprintf('err = (1-D_.%s.DelaySpan_err.CVE{iArea})*100;',Delays_{iDelay}));
        %         corr = smooth2a(corr,10,0);
        %         err = smooth2a(err,10,0);
        
%         plot(tb,corr,'color',[0 0 0 0.3])
%         plot(tb,err,'color',[1 0 0 0.3])
        
        mC_non = nanmean(corrNon,2);
        eC_non = nansem(corrNon,2);
         if iArea<3
             mC_local = nanmean(corrLocal,2);
             eC_local = nansem(corrLocal,2);
         end
        mC_joint = nanmean(corrJoint,2);
        eC_joint = nansem(corrJoint,2);
        
%         mE = nanmean(err,2);
%         eE = nansem(err,2);
        
        ciplot(mC_non+eC_non,mC_non-eC_non,tb,col_{1},alpha_)
        if iArea<3
            ciplot(mC_local+eC_local,mC_local-eC_local,tb,col_{2},alpha_)
        end
        ciplot(mC_joint+eC_joint,mC_joint-eC_joint,tb,col_{3},alpha_)
        
%         [sig,crit] = permtest2vec(corr,err,500,0.05);       
%         a = nan(size(sig));a(sig)=1;
%         plot(tb,repmat(105,length(tb),1),'color',[0.6 0.6 0.6 0.6],'LineWidth',3)
%         plot(tb,a*105,'color',[0 0 0],'LineWidth',3)
        
        
        plot([0 0],[0 100],'g','LineWidth',1.5)
        plot(str2double(strtok(Delays__{iDelay},'s'))*[1 1],[0 100],'color',[0 0 0 0.1],'LineWidth',1.5)
        plot([min(tb) max(tb)],[50 50],':k')
        title(Delays_{iDelay})
        axis([-5 20 0 110])
        if iDelay==2
            ylabel('% Correct decoding')
        end
        xlabel('Time (s)')
    end
    legend({'Correct','Errors'})
end

%% Plot L/R decoding on correct and errors - CVE - Assemblies
alpha_ = 0.6;
for iArea =1:length(Areas)
    figure('name',['L/R decoding ',Areas{iArea}]);
    for iDelay = 1:length(Delays_)
        eval(sprintf('tb = tb%s;',Delays_{iDelay}))
        
        subplot(length(Delays_),1,iDelay);hold on
        eval(sprintf('corr = (1-D_Ass_.%s.DelaySpan.CVE{iArea})*100;',Delays_{iDelay}));
        eval(sprintf('err = (1-D_Ass_.%s.DelaySpan.CVE_err{iArea})*100;',Delays_{iDelay}));
        %         corr = smooth2a(corr,10,0);
        %         err = smooth2a(err,10,0);
        
        m = nanmean(corr,2);
        e = nansem(corr,2);
        %         plot(tb,corr,'k')
        ciplot(m+e,m-e,tb,'k',alpha_)
        m = nanmean(err,2);
        e = nansem(err,2);
        %         plot(tb,err,'r')
        ciplot(m+e,m-e,tb,'r',alpha_)
        
        [sig,crit] = permtest2vec(corr,err,500,0.05);
        
        a = nan(size(sig));a(sig)=1;
        plot(tb,repmat(105,length(tb),1),'color',[0.6 0.6 0.6 0.6],'LineWidth',3)
        plot(tb,a*105,'color',[0 0 0],'LineWidth',3)
        
        
        plot([0 0],[0 100],'g','LineWidth',1.5)
        plot(str2double(strtok(Delays__{iDelay},'s'))*[1 1],[0 100],'color',[0 0 0 0.1],'LineWidth',1.5)
        plot([min(tb) max(tb)],[50 50],':k')
        title(Delays_{iDelay})
        axis([-5 20 0 110])
        if iDelay==2
            ylabel('% Correct decoding')
        end
        xlabel('Time (s)')
    end
    legend({'Correct','Errors'})
end
